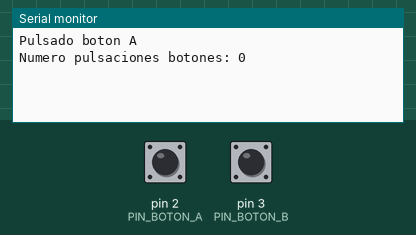
A sketch run on a simulated Arduino Uno, built with avr-gcc and run on an emulated ATmega328P. On the bench: the last lines printed to the serial monitor. Inputs (shaded band) come from the test bench; at power-on: pin 3 (PIN_BOTON_B) HIGH, pin 2 (PIN_BOTON_A) HIGH.

Above: at 1.2 s.
1.3 s: pin 3 (PIN_BOTON_B) pulled LOW for 0.15 s
At 2.3 s:
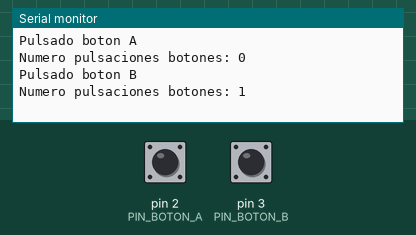
2.9 s: pin 2 (PIN_BOTON_A) pulled LOW for 0.15 s
At 4.2 s:
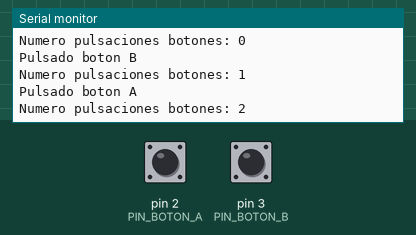
4.5 s: pin 2 (PIN_BOTON_A) pulled LOW for 1 s
At 6.7 s:
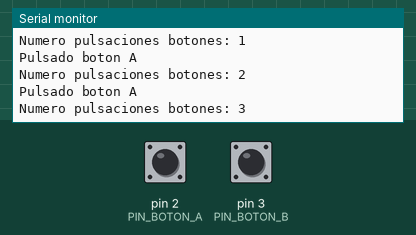
7.0 s: pin 3 (PIN_BOTON_B) pulled LOW for 1 s
At 8.0 s:
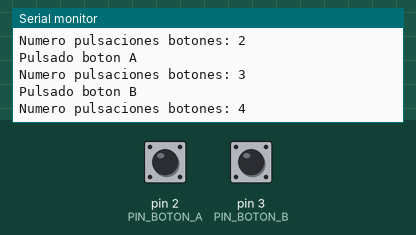
Timing chart, 0 to 10.0 s (numbered marks = the images above; inputs shaded):
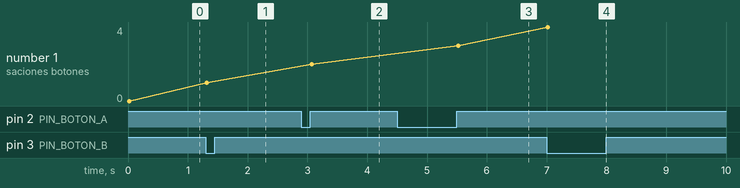

The sketch:

Ejercicio03_InesG.ino
```cpp
#define PIN_BOTON_A 2
#define PIN_BOTON_B 3
static boolean anterior_a = digitalRead(PIN_BOTON_A);
static boolean anterior_b = digitalRead(PIN_BOTON_B);
int pulsos_a = 0;
int pulsos_b = 0;
int pulsos = 0;

void setup() {
  // put your setup code here, to run once:
  Serial.begin(9600);
  pinMode(PIN_BOTON_A, INPUT_PULLUP);
  pinMode(PIN_BOTON_B, INPUT);
}

void loop() {
  // put your main code here, to run repeatedly:
  boolean estado_a = digitalRead(PIN_BOTON_A);
  boolean estado_b = digitalRead(PIN_BOTON_B);

  if (anterior_a != estado_a) {
    if (estado_a == HIGH) {  //flanco ascendente pull-up
      Serial.println(F("Pulsado boton A"));
      pulsos_a++;
      Serial.println("Numero pulsaciones botones: " + (String)pulsos);
    }
  }

  if (anterior_b != estado_b) {
    if (estado_b == LOW) {  //flanco ascendente pull-down
      Serial.println(F("Pulsado boton B"));
      Serial.println("Numero pulsaciones botones: " + (String)pulsos);
      pulsos_b++;
    }
  }
  anterior_a = estado_a;
  anterior_b = estado_b;
  pulsos = pulsos_a + pulsos_b;
  delay(50); //Evitar rebotes
}
```

Measured:
- after the input at 1.3 s, the serial monitor: prints a new line at once (image 1)
- after the input at 2.9 s, the serial monitor: prints a new line after 0.17 s (image 2)
- after the input at 4.5 s, the serial monitor: prints a new line after 1.0 s (image 3)
- after the input at 7.0 s, the serial monitor: prints a new line at once (image 4)
- plotted number 1: 0 → 1 after the input at 1.3 s, 1 → 2 after the input at 2.9 s, 2 → 3 after the input at 4.5 s, 3 → 4 after the input at 7.0 s
